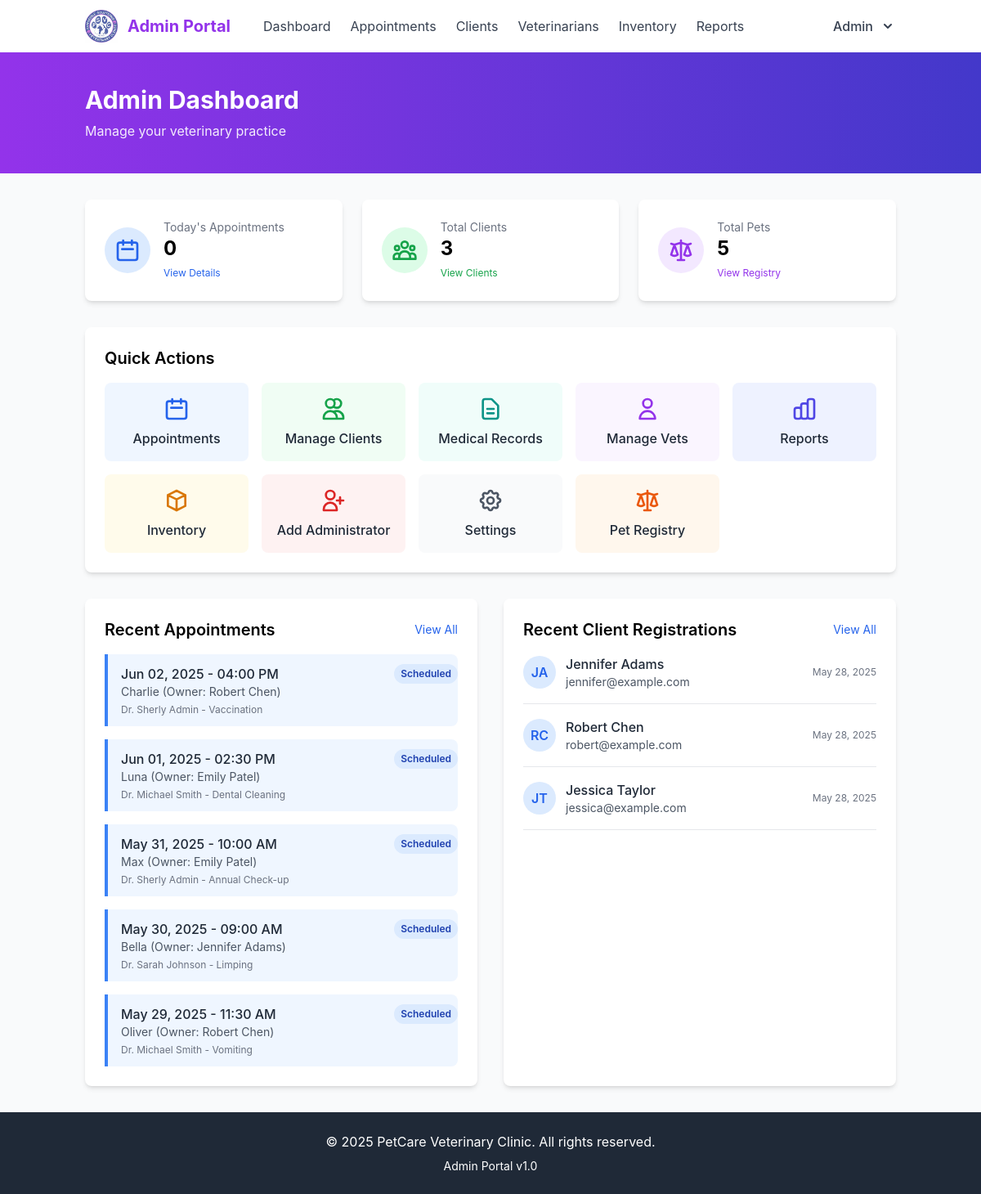
Page /admin/dashboard.php (signed in) on the committed database.
### tables this page shows
CREATE TABLE `appointments` (
  `id` int(11) NOT NULL,
  `appointment_number` varchar(20) NOT NULL,
  `pet_id` int(11) NOT NULL,
  `vet_id` int(11) NOT NULL,
  `appointment_date` date NOT NULL,
  `appointment_time` time NOT NULL,
  `reason` varchar(100) NOT NULL,
  `notes` text DEFAULT NULL,
  `status` enum('scheduled','completed','cancelled','no-show') NOT NULL DEFAULT 'scheduled',
  `created_at` timestamp NOT NULL DEFAULT current_timestamp(),
  `updated_at` timestamp NOT NULL DEFAULT current_timestamp() ON UPDATE current_timestamp()
);

CREATE TABLE `pets` (
  `id` int(11) NOT NULL,
  `owner_id` int(11) NOT NULL,
  `name` varchar(50) NOT NULL,
  `species` varchar(50) NOT NULL,
  `breed` varchar(50) DEFAULT NULL,
  `gender` enum('male','female','unknown') NOT NULL,
  `date_of_birth` date DEFAULT NULL,
  `weight` decimal(5,2) DEFAULT NULL,
  `microchip_id` varchar(50) DEFAULT NULL,
  `created_at` timestamp NOT NULL DEFAULT current_timestamp(),
  `updated_at` timestamp NOT NULL DEFAULT current_timestamp() ON UPDATE current_timestamp()
);

CREATE TABLE `users` (
  `id` int(11) NOT NULL,
  `username` varchar(50) NOT NULL,
  `password` varchar(255) NOT NULL,
  `first_name` varchar(50) NOT NULL,
  `last_name` varchar(50) NOT NULL,
  `email` varchar(100) NOT NULL,
  `phone` varchar(20) DEFAULT NULL,
  `role` enum('client','vet','admin') NOT NULL DEFAULT 'client',
  `last_login` datetime DEFAULT NULL,
  `created_at` timestamp NOT NULL DEFAULT current_timestamp(),
  `updated_at` timestamp NOT NULL DEFAULT current_timestamp() ON UPDATE current_timestamp()
);

### admin/dashboard.php (the view, shortened to what this page needs)
<?php
$database = new Database();
$db = $database->getConnection();
$today = date('Y-m-d');
$today_query = "SELECT COUNT(*) FROM appointments WHERE appointment_date = :today";
$today_stmt = $db->prepare($today_query);
$today_stmt->bindParam(':today', $today);
$today_stmt->execute();
$today_count = $today_stmt->fetchColumn();
$clients_query = "SELECT COUNT(*) FROM users WHERE role = 'client'";
$clients_stmt = $db->prepare($clients_query);
$clients_stmt->execute();
$clients_count = $clients_stmt->fetchColumn();
$pets_query = "SELECT COUNT(*) FROM pets";
$pets_stmt = $db->prepare($pets_query);
$pets_stmt->execute();
$pets_count = $pets_stmt->fetchColumn();
$recent_appts_query = "SELECT a.*, p.name as pet_name,
                      CONCAT(o.first_name, ' ', o.last_name) as owner_name,
                      CONCAT(v.first_name, ' ', v.last_name) as vet_name
                      FROM appointments a
                      JOIN pets p ON a.pet_id = p.id
                      JOIN users o ON p.owner_id = o.id
                      JOIN vets vt ON a.vet_id = vt.id
                      JOIN users v ON vt.user_id = v.id
                      ORDER BY a.appointment_date DESC, a.appointment_time DESC
                      LIMIT 5";
$recent_appts_stmt = $db->prepare($recent_appts_query);
$recent_appts_stmt->execute();
$recent_users_query = "SELECT * FROM users
                      WHERE role = 'client'
                      ORDER BY created_at DESC
                      LIMIT 5";
$recent_users_stmt = $db->prepare($recent_users_query);
$recent_users_stmt->execute();
include_once '../includes/admin_header.php';
?>
<div class="bg-gradient-to-r from-purple-600 to-indigo-700 py-10">
    <div class="container mx-auto px-4">
        <h1 class="text-3xl font-bold text-white">Admin Dashboard</h1>
        <p class="text-white text-opacity-90 mt-2">Manage your veterinary practice</p>
    </div>
</div>
<div class="container mx-auto px-4 py-8">
    <div class="grid grid-cols-1 md:grid-cols-3 gap-6 mb-8">
        <div class="bg-white rounded-lg shadow-md p-6 flex items-center">
            <div class="bg-blue-100 p-3 rounded-full mr-4">
                <svg class="w-8 h-8 text-blue-600" fill="none" stroke="currentColor" viewBox="0 0 24 24" xmlns="http://www.w3.org/2000/svg">
                    <path stroke-linecap="round" stroke-linejoin="round" stroke-width="2" d="M8 7V3m8 4V3m-9 8h10M5 21h14a2 2 0 002-2V7a2 2 0 00-2-2H5a2 2 0 00-2 2v12a2 2 0 002 2z"></path>
                </svg>
            </div>
            <div>
                <p class="text-gray-500 text-sm">Today's Appointments</p>
                <h3 class="text-2xl font-bold"><?php echo $today_count; ?></h3>
                <a href="../appointments.php?date=<?php echo $today; ?>" class="text-blue-600 hover:text-blue-800 text-xs">View Details</a>
            </div>
        </div>
        <div class="bg-white rounded-lg shadow-md p-6 flex items-center">
            <div class="bg-green-100 p-3 rounded-full mr-4">
            </div>
            <div>
                <p class="text-gray-500 text-sm">Total Clients</p>
                <h3 class="text-2xl font-bold"><?php echo $clients_count; ?></h3>
                <a href="clients.php" class="text-green-600 hover:text-green-800 text-xs">View Clients</a>
            </div>
        </div>
        <div class="bg-white rounded-lg shadow-md p-6 flex items-center">
            <div class="bg-purple-100 p-3 rounded-full mr-4">
            </div>
            <div>
                <p class="text-gray-500 text-sm">Total Pets</p>
                <h3 class="text-2xl font-bold"><?php echo $pets_count; ?></h3>
                <a href="pets.php" class="text-purple-600 hover:text-purple-800 text-xs">View Registry</a>
            </div>
        </div>
    </div>
    <div class="bg-white rounded-lg shadow-md p-6 mb-8">
        <h2 class="text-xl font-semibold mb-4">Quick Actions</h2>
        <div class="grid grid-cols-3 md:grid-cols-5 gap-4">
            <a href="appointments.php" class="bg-blue-50 hover:bg-blue-100 p-4 rounded-lg text-center transition">
                <svg class="w-8 h-8 text-blue-600 mx-auto mb-2" fill="none" stroke="currentColor" viewBox="0 0 24 24" xmlns="http://www.w3.org/2000/svg">
                    <path stroke-linecap="round" stroke-linejoin="round" stroke-width="2" d="M8 7V3m8 4V3m-9 8h10M5 21h14a2 2 0 002-2V7a2 2 0 00-2-2H5a2 2 0 00-2 2v12a2 2 0 002 2z"></path>
                </svg>
                <span class="block text-gray-800 font-medium">Appointments</span>
            </a>
            <a href="clients.php" class="bg-green-50 hover:bg-green-100 p-4 rounded-lg text-center transition">
                <span class="block text-gray-800 font-medium">Manage Clients</span>
            </a>
            <a href="medical_records.php" class="bg-teal-50 hover:bg-teal-100 p-4 rounded-lg text-center transition">
                <span class="block text-gray-800 font-medium">Medical Records</span>
            </a>
            <a href="vets.php" class="bg-purple-50 hover:bg-purple-100 p-4 rounded-lg text-center transition">
                <svg class="w-8 h-8 text-purple-600 mx-auto mb-2" fill="none" stroke="currentColor" viewBox="0 0 24 24" xmlns="http://www.w3.org/2000/svg">
                    <path stroke-linecap="round" stroke-linejoin="round" stroke-width="2" d="M16 7a4 4 0 11-8 0 4 4 0 018 0zM12 14a7 7 0 00-7 7h14a7 7 0 00-7-7z"></path>
                </svg>
                <span class="block text-gray-800 font-medium">Manage Vets</span>
            </a>
            <a href="reports.php" class="bg-indigo-50 hover:bg-indigo-100 p-4 rounded-lg text-center transition">
                <span class="block text-gray-800 font-medium">Reports</span>
            </a>
            <a href="inventory.php" class="bg-amber-50 hover:bg-amber-100 p-4 rounded-lg text-center transition">
                <svg class="w-8 h-8 text-amber-600 mx-auto mb-2" fill="none" stroke="currentColor" viewBox="0 0 24 24" xmlns="http://www.w3.org/2000/svg">
                    <path stroke-linecap="round" stroke-linejoin="round" stroke-width="2" d="M20 7l-8-4-8 4m16 0l-8 4m8-4v10l-8 4m0-10L4 7m8 4v10M4 7v10l8 4"></path>
                </svg>
                <span class="block text-gray-800 font-medium">Inventory</span>
            </a>
            <a href="register_admin.php" class="bg-red-50 hover:bg-red-100 p-4 rounded-lg text-center transition">
                <svg class="w-8 h-8 text-red-600 mx-auto mb-2" fill="none" stroke="currentColor" viewBox="0 0 24 24" xmlns="http://www.w3.org/2000/svg">
                    <path stroke-linecap="round" stroke-linejoin="round" stroke-width="2" d="M18 9v3m0 0v3m0-3h3m-3 0h-3m-2-5a4 4 0 11-8 0 4 4 0 018 0zM3 20a6 6 0 0112 0v1H3v-1z"></path>
                </svg>
                <span class="block text-gray-800 font-medium">Add Administrator</span>
            </a>
            <a href="settings.php" class="bg-gray-50 hover:bg-gray-100 p-4 rounded-lg text-center transition">
                <span class="block text-gray-800 font-medium">Settings</span>
            </a>
            <a href="pets.php" class="bg-orange-50 hover:bg-orange-100 p-4 rounded-lg text-center transition">
                <span class="block text-gray-800 font-medium">Pet Registry</span>
            </a>
        </div>
    </div>
    <div class="grid grid-cols-1 lg:grid-cols-2 gap-8">
        <div class="bg-white rounded-lg shadow-md p-6">
            <div class="flex justify-between items-center mb-4">
                <h2 class="text-xl font-semibold">Recent Appointments</h2>
                <a href="../appointments.php" class="text-blue-600 hover:text-blue-800 text-sm">View All</a>
            </div>
            <?php if ($recent_appts_stmt->rowCount() > 0): ?>
                <div class="space-y-4">
                    <?php while ($appt = $recent_appts_stmt->fetch(PDO::FETCH_ASSOC)): ?>
                        <div class="border-l-4
                            <?php
                            switch($appt['status']) {
                                case 'scheduled':
                                    echo 'border-blue-500 bg-blue-50';
                                    break;
                            }
                            ?> pl-4 py-3 rounded-r-lg"
                        >
                            <div class="flex justify-between">
                                <div>
                                    <p class="font-medium text-gray-800"><?php echo date('M d, Y', strtotime($appt['appointment_date'])); ?> - <?php echo date('h:i A', strtotime($appt['appointment_time'])); ?></p>
                                    <p class="text-sm text-gray-600"><?php echo htmlspecialchars($appt['pet_name']); ?> (Owner: <?php echo htmlspecialchars($appt['owner_name']); ?>)</p>
                                    <p class="text-xs text-gray-500 mt-1">Dr. <?php echo htmlspecialchars($appt['vet_name']); ?> - <?php echo htmlspecialchars($appt['reason']); ?></p>
                                </div>
                                <span class="px-2 h-min py-1 text-xs font-semibold rounded-full
                                    <?php
                                    switch($appt['status']) {
                                        case 'scheduled':
                                            echo 'bg-blue-100 text-blue-800';
                                            break;
                                    }
                                    ?>">
                                    <?php echo ucfirst($appt['status']); ?>
                                </span>
                            </div>
                        </div>
                    <?php endwhile; ?>
                </div>
            <?php else: ?>
                <p class="text-gray-500 text-center py-4">No recent appointments found</p>
            <?php endif; ?>
        </div>
        <div class="bg-white rounded-lg shadow-md p-6">
            <div class="flex justify-between items-center mb-4">
                <h2 class="text-xl font-semibold">Recent Client Registrations</h2>
                <a href="clients.php" class="text-blue-600 hover:text-blue-800 text-sm">View All</a>
            </div>
            <?php if ($recent_users_stmt->rowCount() > 0): ?>
                <div class="space-y-4">
                    <?php while ($user = $recent_users_stmt->fetch(PDO::FETCH_ASSOC)): ?>
                        <div class="flex items-center border-b border-gray-200 pb-4">
                            <div class="bg-blue-100 h-10 w-10 rounded-full flex items-center justify-center mr-3 text-blue-600 font-semibold">
                                <?php echo strtoupper(substr($user['first_name'], 0, 1) . substr($user['last_name'], 0, 1)); ?>
                            </div>
                            <div class="flex-grow">
                                <p class="font-medium text-gray-800"><?php echo htmlspecialchars($user['first_name'] . ' ' . $user['last_name']); ?></p>
                                <p class="text-sm text-gray-600"><?php echo htmlspecialchars($user['email']); ?></p>
                            </div>
                            <div class="text-xs text-gray-500">
                                <?php echo date('M d, Y', strtotime($user['created_at'])); ?>
                            </div>
                        </div>
                    <?php endwhile; ?>
                </div>
            <?php else: ?>
                <p class="text-gray-500 text-center py-4">No recent registrations found</p>
            <?php endif; ?>
        </div>
    </div>
</div>
<?php include_once '../includes/admin_footer.php'; ?>

### assets/css/style.css (style rules this page uses)
body { font-family: 'Inter', 'Segoe UI', Roboto, Arial, sans-serif; }

### rows in the picture
appointments: appointment_date "Jun 02, 2025", appointment_time "04:00 PM", pet.name "Charlie", owner_name "Robert Chen", vet_name "Sherly Admin", reason "Vaccination", status "Scheduled"
appointments: appointment_date "Jun 01, 2025", appointment_time "02:30 PM", pet.name "Luna", owner_name "Emily Patel", vet_name "Michael Smith", reason "Dental Cleaning", status "Scheduled"
appointments: appointment_date "May 31, 2025", appointment_time "10:00 AM", pet.name "Max", owner_name "Emily Patel", vet_name "Sherly Admin", reason "Annual Check-up", status "Scheduled"
appointments: appointment_date "May 30, 2025", appointment_time "09:00 AM", pet.name "Bella", owner_name "Jennifer Adams", vet_name "Sarah Johnson", reason "Limping", status "Scheduled"
appointments: appointment_date "May 29, 2025", appointment_time "11:30 AM", pet.name "Oliver", owner_name "Robert Chen", vet_name "Michael Smith", reason "Vomiting", status "Scheduled"
users: first_name+last_name "JA", first_name+last_name "Jennifer Adams", email "jennifer@example.com", created_at "May 28, 2025"
users: first_name+last_name "RC", first_name+last_name "Robert Chen", email "robert@example.com", created_at "May 28, 2025"
users: first_name+last_name "JT", first_name+last_name "Jessica Taylor", email "jessica@example.com", created_at "May 28, 2025"

### other values in the picture
$_SESSION['first_name'] "Admin"
$today_count "0"
$clients_count "3"
$pets_count "5"
